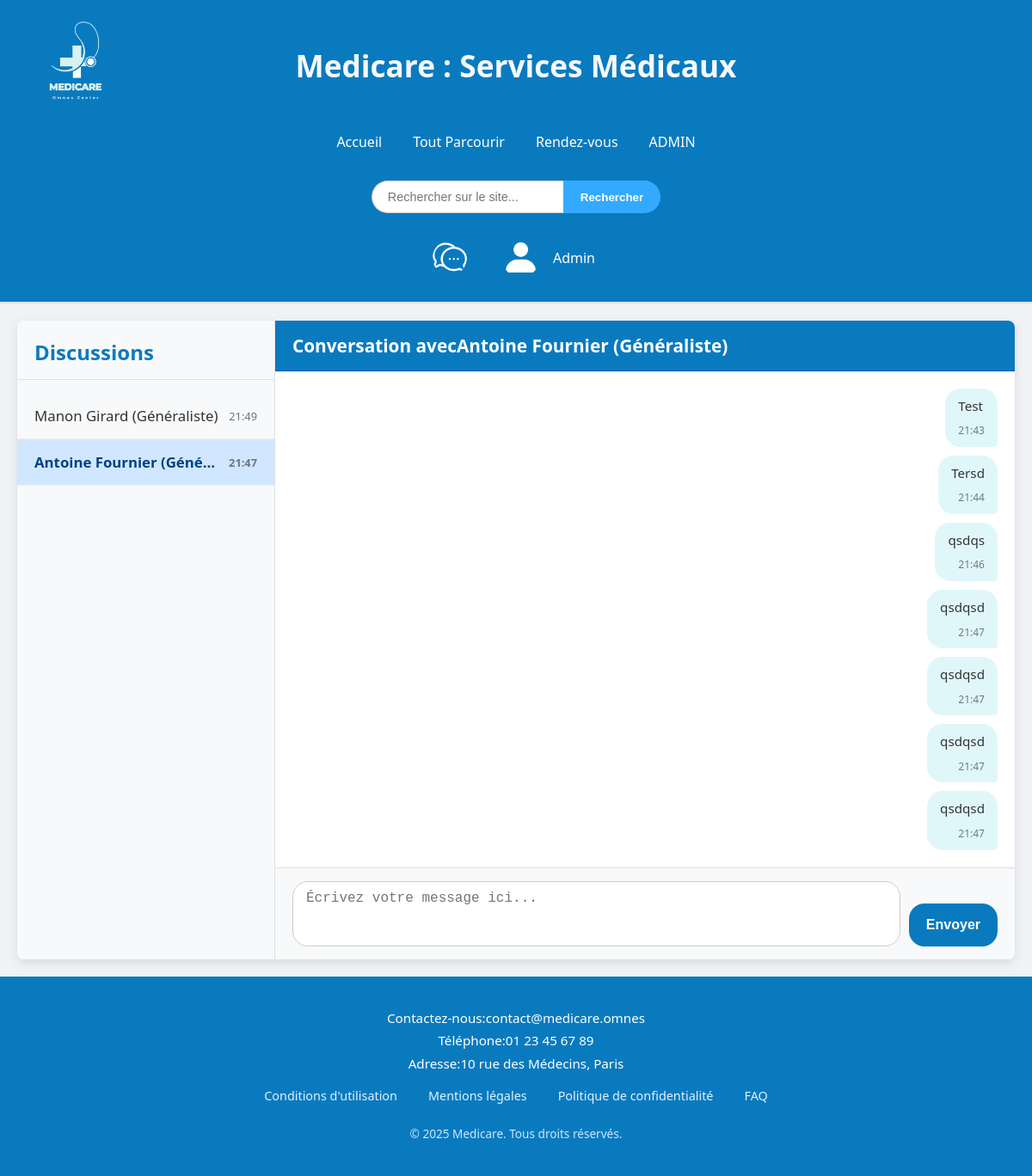
The app's page /chat.php?conv_id=2 (signed in), older data.
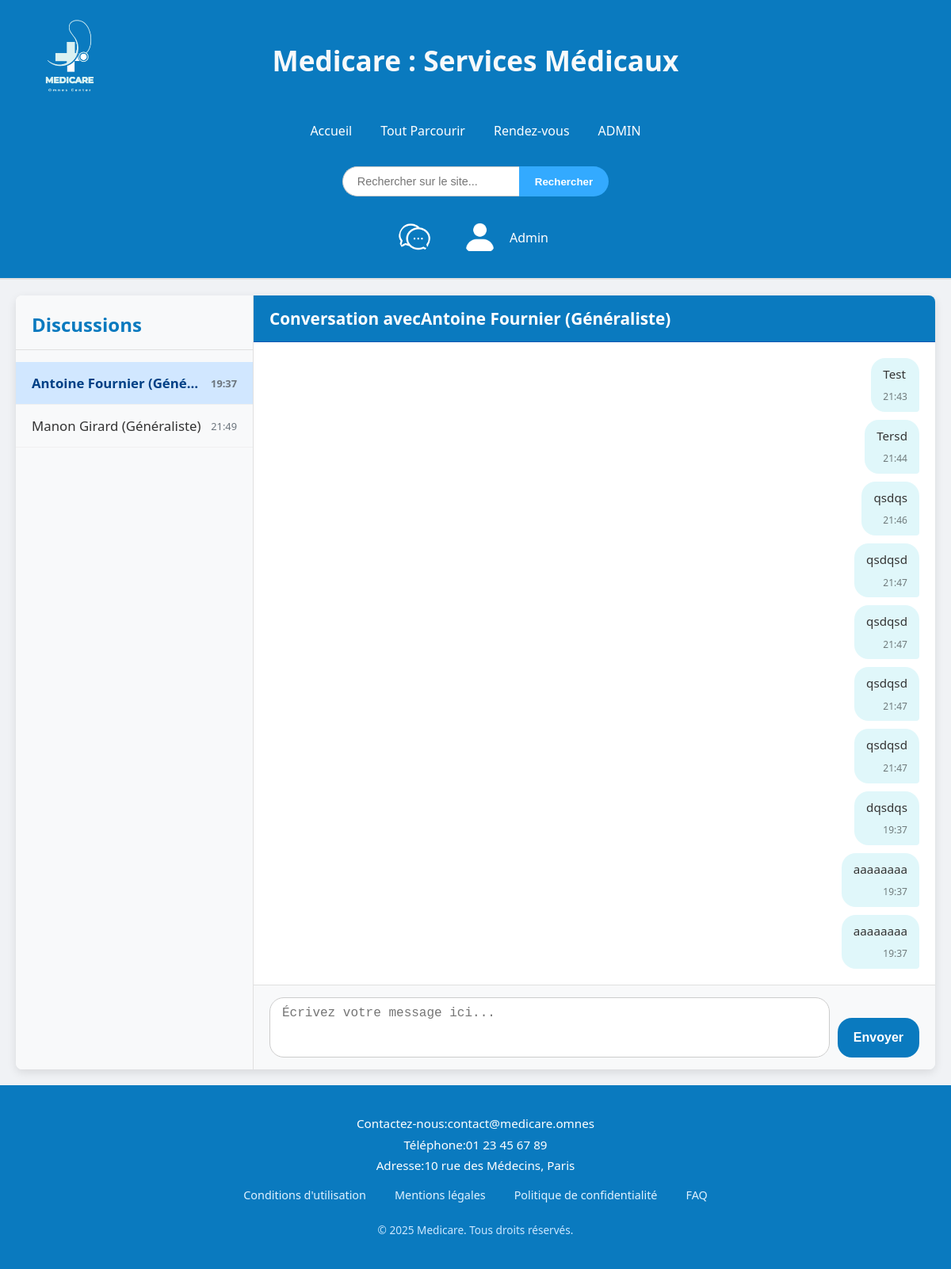
The same page, newer data.
### tables this page shows
CREATE TABLE IF NOT EXISTS `conversations` (
  `ID` int NOT NULL AUTO_INCREMENT,
  `user1_id` int NOT NULL,
  `user2_id` int NOT NULL,
  `last_message_at` datetime DEFAULT CURRENT_TIMESTAMP,
  `user1_unread_count` int DEFAULT '0',
  `user2_unread_count` int DEFAULT '0',
  PRIMARY KEY (`ID`),
  UNIQUE KEY `idx_unique_conversation` (`user1_id`,`user2_id`),
  KEY `user2_id` (`user2_id`)
);

CREATE TABLE IF NOT EXISTS `utilisateurs` (
  `ID` int NOT NULL AUTO_INCREMENT,
  `Nom` varchar(255) DEFAULT NULL,
  `Prenom` varchar(255) DEFAULT NULL,
  `Email` varchar(255) DEFAULT NULL,
  `MotDePasse` varchar(255) DEFAULT NULL,
  `TypeCompte` varchar(255) NOT NULL,
  PRIMARY KEY (`ID`)
);

CREATE TABLE IF NOT EXISTS `utilisateurs_personnel` (
  `ID` int NOT NULL AUTO_INCREMENT,
  `Photo` varchar(255) DEFAULT NULL,
  `Video` varchar(255) DEFAULT NULL,
  `Telephone` bigint NOT NULL,
  `Description` varchar(255) DEFAULT NULL,
  `Type` varchar(255) DEFAULT NULL,
  `ID_Adresse` int NOT NULL,
  PRIMARY KEY (`ID`)
);

CREATE TABLE IF NOT EXISTS `messages` (
  `ID` int NOT NULL AUTO_INCREMENT,
  `conversation_id` int NOT NULL,
  `sender_id` int NOT NULL,
  `message_text` text NOT NULL,
  `sent_at` datetime DEFAULT CURRENT_TIMESTAMP,
  PRIMARY KEY (`ID`),
  KEY `conversation_id` (`conversation_id`),
  KEY `sender_id` (`sender_id`)
);

### chat.php (the view, shortened to what the rows shown need)
<?php
    require 'includes/head.php';
    require 'includes/header.php';
     function safe_html($value){
        return $value !==null? htmlspecialchars((string)$value,ENT_QUOTES,'UTF-8'): '';
    }
    $current_user_id = $_SESSION["user_id"];
    $selected_conversation_id = isset($_GET['conv_id']) ? intval($_GET['conv_id']):0;
    $db_host='localhost';
    $db_user='root';
    $db_pass='';
    $db_name='base_donne_web';
    $conn=mysqli_connect($db_host,$db_user,$db_pass,$db_name);
    mysqli_set_charset($conn,'utf8');
    $conversations=[];
    try
    {
        $sql_conversations="
            SELECT
                c.ID AS conversation_id,
                CASE WHEN c.user1_id=? THEN u2.ID ELSE u1.ID END AS other_user_id,
                CASE WHEN c.user1_id=? THEN u2.Prenom ELSE u1.Prenom END AS other_user_prenom,
                CASE WHEN c.user1_id=? THEN u2.Nom ELSE u1.Nom END AS other_user_nom,
                CASE WHEN c.user1_id=? THEN u2.TypeCompte ELSE u1.TypeCompte END AS other_user_type_compte,
                CASE WHEN c.user1_id=? THEN up2.Type ELSE up1.Type END AS other_user_specialty,
                c.last_message_at,
                CASE WHEN c.user1_id = ? THEN c.user1_unread_count ELSE c.user2_unread_count END AS unread_count
            FROM conversations c
            JOIN utilisateurs u1 ON c.user1_id = u1.ID
            LEFT JOIN utilisateurs_personnel up1 ON u1.ID = up1.ID
            JOIN utilisateurs u2 ON c.user2_id = u2.ID
            LEFT JOIN utilisateurs_personnel up2 ON u2.ID = up2.ID
            WHERE c.user1_id = ? OR c.user2_id= ?
            ORDER BY c.last_message_at DESC
        ";
        $stmt_conversations=mysqli_prepare($conn,$sql_conversations);
        mysqli_stmt_bind_param($stmt_conversations,"iiiiiiii",
            $current_user_id,
            $current_user_id,
            $current_user_id,
            $current_user_id,
            $current_user_id,
            $current_user_id,
            $current_user_id,
            $current_user_id
        );
        mysqli_stmt_execute($stmt_conversations);
        $result_conversations = mysqli_stmt_get_result($stmt_conversations);
        $conversations = mysqli_fetch_all($result_conversations, MYSQLI_ASSOC);
    }catch (Exception $e){
        error_log("Impossible de recupperer les cnversations: " . $e->getMessage() . " | MySQLi Error: " . mysqli_error($conn));
        echo "<p style='color:red; text-align: center; padding: 20px;'> Le changement de conversation a conduit a une erreur: " . safe_html(mysqli_error($conn)?:$e->getMessage()) ."</p>";
    }
    $messages=[];
    $selected_conversation_partner_name='';
    if ($selected_conversation_id>0){
        try
        {
            $sql_verify_conv="SELECT user1_id, user2_id FROM conversations WHERE ID =?";
            $stmt_verify_conv=mysqli_prepare($conn,$sql_verify_conv);
            mysqli_stmt_bind_param($stmt_verify_conv,"i",$selected_conversation_id);
            mysqli_stmt_execute($stmt_verify_conv);
            $result_verify_conv=mysqli_stmt_get_result($stmt_verify_conv);
            $conv_check=mysqli_fetch_assoc($result_verify_conv);
            if ($conv_check &&($conv_check['user1_id'] == $current_user_id || $conv_check['user2_id'] == $current_user_id)) {
                $partner_id = ($conv_check['user1_id'] == $current_user_id) ? $conv_check['user2_id'] : $conv_check['user1_id'];
                $sql_partner_details="SELECT u.Prenom, u.Nom, u.TypeCompte, up.Type AS specialty FROM utilisateurs u LEFT JOIN utilisateurs_personnel up ON u.ID=up.ID WHERE u.ID=?";
                $stmt_partner_details=mysqli_prepare($conn,$sql_partner_details);
                mysqli_stmt_bind_param($stmt_partner_details,"i",$partner_id);
                mysqli_stmt_execute($stmt_partner_details);
                $result_partner_details = mysqli_stmt_get_result($stmt_partner_details);
                $partner_info = mysqli_fetch_assoc($result_partner_details);
                if ($partner_info){
                    $prenom_partner=safe_html($partner_info['Prenom']);
                    $nom_partner=safe_html($partner_info['Nom']);
                    $type_compte_partner=safe_html($partner_info['TypeCompte']);
                    $specialty_partner=safe_html($partner_info['specialty']);
                    $selected_conversation_partner_name = '';
                    if (!empty($prenom_partner)&&!empty($nom_partner))
                    {
                        $selected_conversation_partner_name=$prenom_partner . ' ' . $nom_partner;
                    } elseif (!empty($prenom_partner)){
                        $selected_conversation_partner_name=$prenom_partner;
                    } elseif (!empty($nom_partner)){
                        $selected_conversation_partner_name=$nom_partner;
                    } else{
                        $selected_conversation_partner_name='ID de l utilisateur:' . $partner_id;
                    }
                if ($type_compte_partner==='Personnel' &&!empty($specialty_partner)){
                        $selected_conversation_partner_name .= ' (' . $specialty_partner . ')';
                } elseif(!empty($type_compte_partner)){
                        $selected_conversation_partner_name .= ' (' . $type_compte_partner . ')';
                    }
                } else{
                    $selected_conversation_partner_name ='L utilisateur pas connu';
                }
                $sql_messages="SELECT sender_id, message_text,sent_at FROM messages WHERE conversation_id=? ORDER BY sent_at ASC";
                $stmt_messages=mysqli_prepare($conn,$sql_messages);
                mysqli_stmt_bind_param($stmt_messages,"i",$selected_conversation_id);
                mysqli_stmt_execute($stmt_messages);
                $result_messages=mysqli_stmt_get_result($stmt_messages);
                $messages=mysqli_fetch_all($result_messages,MYSQLI_ASSOC);
            }else{
                $selected_conversation_id = 0;
            }
        } catch (Exception $e) {
            error_log("les messages n'ont pas pu etre recuperes: " . $e->getMessage() . " | MySQLi Error: " . mysqli_error($conn));
            $selected_conversation_id =0;
        }
    }
?>
<!DOCTYPE html>
<html lang="fr">
    <body class="chat-page-body">
        <main class="chat-main">
            <div class="chat-container">
                <div class="conversation-list">
                    <h2>Discussions</h2>
                    <?php if(empty($conversations)):?>
                        <p class="no-conversations">Aucune conversation detectee. <br>Utilisez les boutons "Communiquer" sur les profils des médecins ou laboratoires.</p>
                    <?php else:?>
                        <?php foreach ($conversations as $conv): ?>
                            <?php
                                $prenom=safe_html($conv['other_user_prenom']);
                                $nom=safe_html($conv['other_user_nom']);
                                $type_compte=safe_html($conv['other_user_type_compte']);
                                $specialty=safe_html($conv['other_user_specialty']);
                                $display_name_conv='';
                                if (!empty($prenom)&&!empty($nom)) {
                                    $display_name_conv=$prenom . ' ' . $nom;
                                } elseif (!empty($prenom)) {
                                    $display_name_conv=$prenom;
                                } elseif (!empty($nom)){
                                    $display_name_conv=$nom;
                                } else{
                                    $display_name_conv='Utilisateur ID:' . safe_html($conv['other_user_id']);
                                }
                                if ($type_compte==='Personnel' &&!empty($specialty)){
                                    $display_name_conv .=' (' . $specialty . ')';
                                } elseif(!empty($type_compte)){
                                    $display_name_conv .=' (' . $type_compte . ')';
                                }
                            ?>
                            <a href="chat.php?conv_id=<?php echo safe_html($conv['conversation_id']); ?>"
                               class="conversation-item <?php echo ($selected_conversation_id == $conv['conversation_id']) ? 'active' : ''; ?>">
                                <span class="partner-name">
                                <?php echo $display_name_conv; ?>
                                </span>
                                <span class="last-message-time">
                                    <?php echo date('H:i', strtotime(safe_html($conv['last_message_at']))); ?>
                                </span>
                            </a>
                        <?php endforeach;?>
                    <?php endif; ?>
                </div>
                <div class="chat-window">
                    <?php if($selected_conversation_id>0): ?>
                        <div class="chat-header">
                            <h3>Conversation avec<?php echo safe_html($selected_conversation_partner_name); ?></h3>
                        </div>
                        <div class="messages-display" id="messages-display">
                            <?php if(empty($messages)):?>
                                <p class="no-messages">Aucun messages dans cette conversation.</p>
                            <?php else:?>
                                <?php foreach ($messages as $msg): ?>
                                    <div class="message-bubble <?php echo ($msg['sender_id'] == $current_user_id) ? 'sent':'received'; ?>">
                                        <p class="message-text"><?php echo nl2br(safe_html($msg['message_text'])); ?></p>
                                        <span class="message-time"><?php echo date('H:i', strtotime(safe_html($msg['sent_at']))); ?></span>
                                    </div>
                                <?php endforeach;?>
                            <?php endif; ?>
                        </div>
                        <div class="message-input-area">
                            <textarea id="message-input" placeholder="Écrivez votre message ici..." rows="3"></textarea>
                            <button id="send-message-btn">Envoyer</button>
                        </div>
                    <?php endif; ?>
                </div>
            </div>
        </main>
        <?php require 'includes/footer.php'; ?>
</body>
</html>

Row changes from the older to the newer data that the page shows:
changed conversations (number 1 of 2 on the later page): last_message_at "21:47" → "19:37"; moves up the list
added messages: message_text "dqsdqs", sent_at "19:37"
added messages: message_text "aaaaaaaa", sent_at "19:37"
added messages: message_text "aaaaaaaa", sent_at "19:37"
